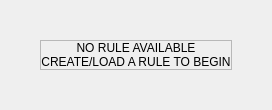
                   <widget class="QWidget" name="page_noRules">
                    <layout class="QHBoxLayout" name="horizontalLayout_66">
                     <property name="spacing">
                      <number>0</number>
                     </property>
                     <property name="leftMargin">
                      <number>0</number>
                     </property>
                     <property name="topMargin">
                      <number>0</number>
                     </property>
                     <property name="rightMargin">
                      <number>0</number>
                     </property>
                     <property name="bottomMargin">
                      <number>0</number>
                     </property>
                     <item>
                      <layout class="QVBoxLayout" name="verticalLayout_12">
                       <property name="spacing">
                        <number>0</number>
                       </property>
                       <property name="topMargin">
                        <number>0</number>
                       </property>
                       <property name="bottomMargin">
                        <number>0</number>
                       </property>
                       <item>
                        <spacer name="upper_spacer">
                         <property name="orientation">
                          <enum>Qt::Vertical</enum>
                         </property>
                         <property name="sizeHint" stdset="0">
                          <size>
                           <width>20</width>
                           <height>40</height>
                          </size>
                         </property>
                        </spacer>
                       </item>
                       <item>
                        <layout class="QHBoxLayout" name="horizontalLayout_67">
                         <property name="spacing">
                          <number>0</number>
                         </property>
                         <property name="topMargin">
                          <number>0</number>
                         </property>
                         <property name="bottomMargin">
                          <number>0</number>
                         </property>
                         <item>
                          <spacer name="horizontalSpacer_10">
                           <property name="orientation">
                            <enum>Qt::Horizontal</enum>
                           </property>
                           <property name="sizeHint" stdset="0">
                            <size>
                             <width>40</width>
                             <height>20</height>
                            </size>
                           </property>
                          </spacer>
                         </item>
                         <item>
                          <widget class="QFrame" name="frame_editorEmptyCard">
                           <property name="minimumSize">
                            <size>
                             <width>0</width>
                             <height>0</height>
                            </size>
                           </property>
                           <property name="frameShape">
                            <enum>QFrame::StyledPanel</enum>
                           </property>
                           <property name="frameShadow">
                            <enum>QFrame::Raised</enum>
                           </property>
                           <layout class="QVBoxLayout" name="verticalLayout_40">
                            <property name="spacing">
                             <number>0</number>
                            </property>
                            <property name="leftMargin">
                             <number>0</number>
                            </property>
                            <property name="topMargin">
                             <number>0</number>
                            </property>
                            <property name="rightMargin">
                             <number>0</number>
                            </property>
                            <property name="bottomMargin">
                             <number>0</number>
                            </property>
                            <item>
                             <layout class="QVBoxLayout" name="verticalLayout_39">
                              <item>
                               <widget class="QLabel" name="label_editorEmptyTitle">
                                <property name="text">
                                 <string>NO RULE AVAILABLE</string>
                                </property>
                                <property name="alignment">
                                 <set>Qt::AlignCenter</set>
                                </property>
                               </widget>
                              </item>
                              <item>
                               <widget class="QLabel" name="label_editorEmptyDetail">
                                <property name="text">
                                 <string>CREATE/LOAD A RULE TO BEGIN</string>
                                </property>
                                <property name="alignment">
                                 <set>Qt::AlignCenter</set>
                                </property>
                               </widget>
                              </item>
                             </layout>
                            </item>
                           </layout>
                          </widget>
                         </item>
                         <item>
                          <spacer name="horizontalSpacer_9">
                           <property name="orientation">
                            <enum>Qt::Horizontal</enum>
                           </property>
                           <property name="sizeHint" stdset="0">
                            <size>
                             <width>40</width>
                             <height>20</height>
                            </size>
                           </property>
                          </spacer>
                         </item>
                        </layout>
                       </item>
                       <item>
                        <spacer name="lower_spacer">
                         <property name="orientation">
                          <enum>Qt::Vertical</enum>
                         </property>
                         <property name="sizeHint" stdset="0">
                          <size>
                           <width>20</width>
                           <height>40</height>
                          </size>
                         </property>
                        </spacer>
                       </item>
                      </layout>
                     </item>
                    </layout>
                   </widget>
